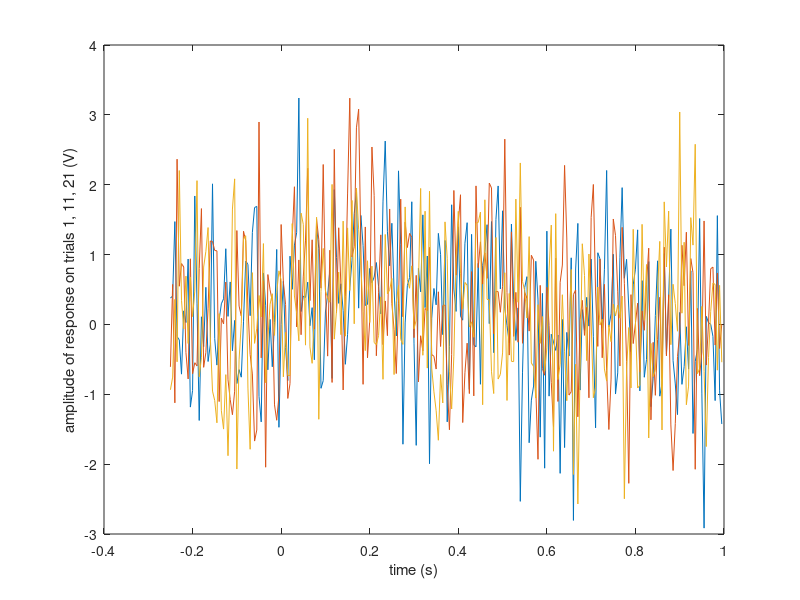
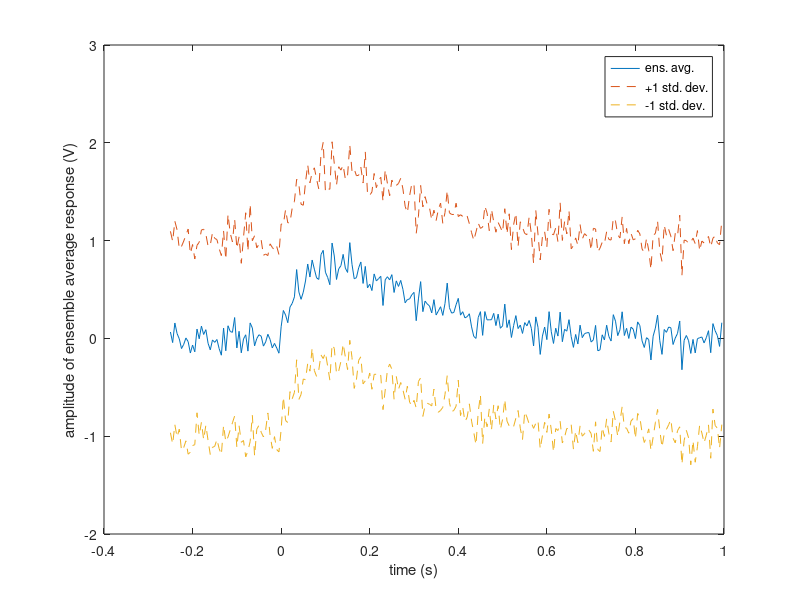

Here is the MATLAB script that generated these plots, in order:

% Script for ensemble average in class exercise
% Looking for brain's response to auditory stimulus
% Recording begins, step input sound played 250ms into the recording for 1
% second
% 100 trials

clear all;
close all;

load ensemble_data-1.mat
dt = 1.25/250;
y1 = data(:, 1); % brain's response during trial 1

L = 250;
k = [1 : L];
t = (k-1)*dt;
tact = t - 0.25;

plot(tact, y1);

y = data(:, [1, 11, 21]);
plot(tact, y);
xlabel('time (s)')
ylabel('amplitude of response on trials 1, 11, 21 (V)')

ym = mean(data(:, :), 2);
figure;
plot(tact, ym);
xlabel('time (s)')
ylabel('amplitude of ensemble average response (V)')
hold on;
plot(tact, ym + std(data, 0, 2), '--');
plot(tact, ym - std(data, 0, 2), '--');
legend('ens. avg.', '+1 std. dev.', '-1 std. dev.');


%ybase = mean(ym(
%ymax = max(ym);

ybase = 0;
ymax = 0.97;

y10 = (ymax - ybase)*0.10 + ybase;
y90 = (ymax - ybase)*0.90 + ybase;

t10 =  tact(sum(ym < y10));
t90 =  tact(sum(ym < y90));



